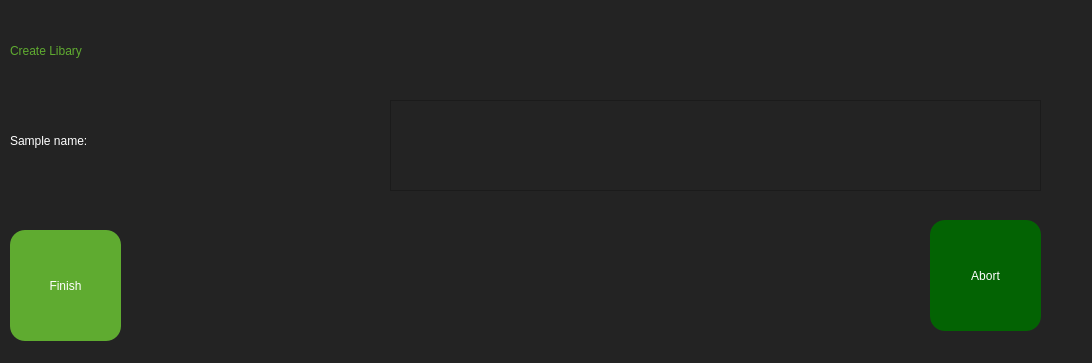
<?xml version="1.0" encoding="UTF-8"?>
<ui version="4.0">
 <class>Dialog</class>
 <widget class="QDialog" name="Dialog">
  <property name="geometry">
   <rect>
    <x>0</x>
    <y>0</y>
    <width>1092</width>
    <height>363</height>
   </rect>
  </property>
  <property name="windowTitle">
   <string>Dialog</string>
  </property>
  <property name="styleSheet">
   <string notr="true">background-color: rgb(35, 35, 35);</string>
  </property>
  <widget class="QLabel" name="label">
   <property name="geometry">
    <rect>
     <x>10</x>
     <y>10</y>
     <width>361</width>
     <height>81</height>
    </rect>
   </property>
   <property name="styleSheet">
    <string notr="true">color: rgb(95, 171, 48);
font: 32pt &quot;Cambria&quot;;</string>
   </property>
   <property name="text">
    <string>Create Libary</string>
   </property>
  </widget>
  <widget class="QPushButton" name="btnFinish">
   <property name="geometry">
    <rect>
     <x>10</x>
     <y>230</y>
     <width>111</width>
     <height>111</height>
    </rect>
   </property>
   <property name="styleSheet">
    <string notr="true">QPushButton{background-color:rgba(95, 171, 48);
color: rgb(255,255,255);
border-radius: 15px;}</string>
   </property>
   <property name="text">
    <string>Finish</string>
   </property>
  </widget>
  <widget class="QPlainTextEdit" name="textEditLibaryName">
   <property name="geometry">
    <rect>
     <x>390</x>
     <y>100</y>
     <width>651</width>
     <height>91</height>
    </rect>
   </property>
   <property name="styleSheet">
    <string notr="true">color: rgb(95, 171, 48);
font: 32pt &quot;Cambria&quot;;</string>
   </property>
   <property name="plainText">
    <string/>
   </property>
  </widget>
  <widget class="QPushButton" name="btnAbort">
   <property name="geometry">
    <rect>
     <x>930</x>
     <y>220</y>
     <width>111</width>
     <height>111</height>
    </rect>
   </property>
   <property name="styleSheet">
    <string notr="true">QPushButton{background-color:rgba(3, 99, 3);
color: rgb(255,255,255);
border-radius: 15px;}
	</string>
   </property>
   <property name="text">
    <string>Abort</string>
   </property>
  </widget>
  <widget class="QLabel" name="label_2">
   <property name="geometry">
    <rect>
     <x>10</x>
     <y>100</y>
     <width>361</width>
     <height>81</height>
    </rect>
   </property>
   <property name="styleSheet">
    <string notr="true">color: rgb(255, 255, 255);
font: 24pt &quot;Cambria&quot;;</string>
   </property>
   <property name="text">
    <string>Sample name:</string>
   </property>
  </widget>
 </widget>
 <resources/>
 <connections/>
</ui>
